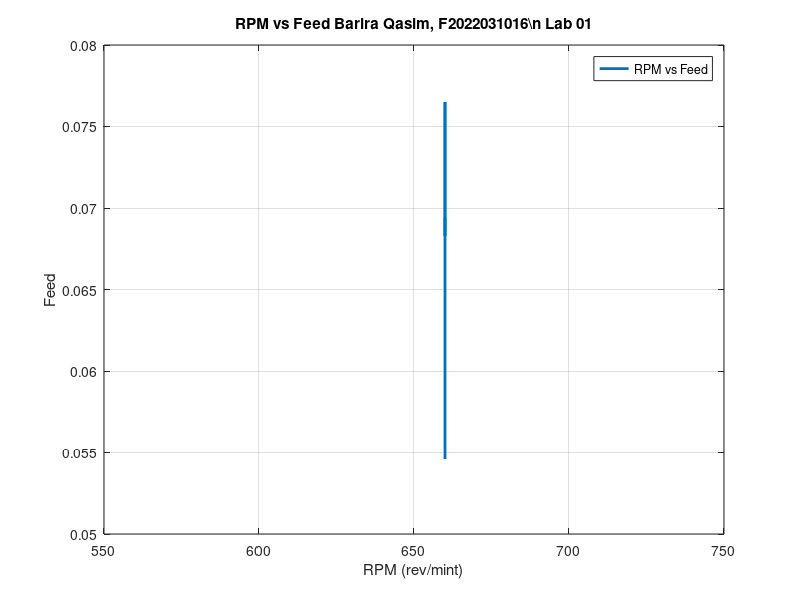

Recreate this plot in MATLAB.
% Machine Tools and Machining/ Machinig Processes Lab 
% Student Name: "Enter Your Student Name"
% Student ID: "Enter Your Student ID"
% Lab 01: Introduction to lathe Machine perform straight turning and calculate machining time.

% Graphs
% Draw a Graph between the RPM and Feed
% Given Data
RPM = [660, 660, 660, 660, 660];
Feed = [0.0694, 0.0683, 0.0689, 0.0765, 0.0546];

% Plotting 
plot(RPM, Feed, 'Linewidth', 2);

% Cutomization
xlabel ('RPM (rev/mint)');
ylabel ('Feed');
title ('RPM vs Feed Barira Qasim, F2022031016\n Lab 01')
legend ('RPM vs Feed');
grid on;
